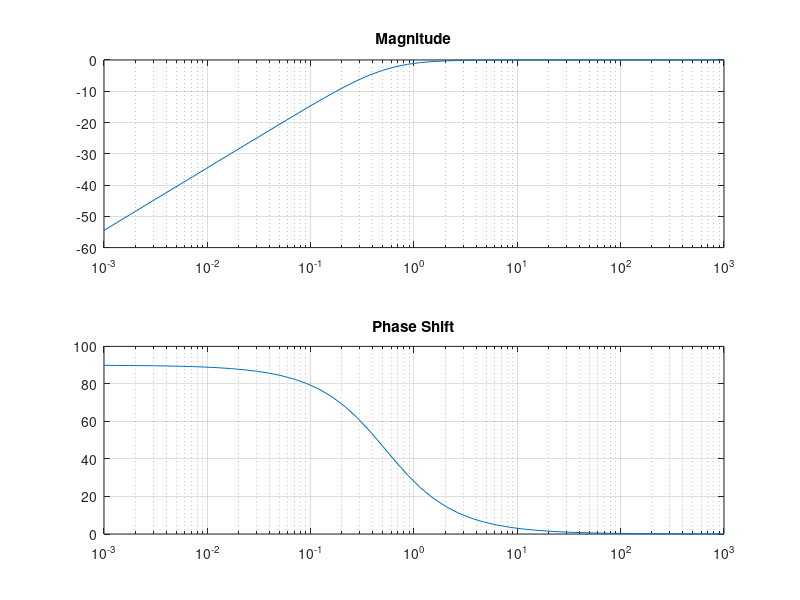

Here is the MATLAB script that generated this plot:
w_Hz = logspace(-3, 3);
w1 = w_Hz * 2 * pi;
ZC = 1./(1j*w1*10*10^-6);
ZR = 30000;
LP = ZC ./ (ZR+ZC);
HP = ZR ./ (ZR+ZC);
subplot(2, 1, 1)
%plot(LP)
semilogx(w_Hz, mag2db(abs(HP)))
grid on
title('Magnitude')
%title('Low Pass')
subplot(2, 1, 2)
semilogx(w_Hz, angle(HP)*180/pi)
grid on
title('Phase Shift')
%plot(HP)
%title('High Pass')
